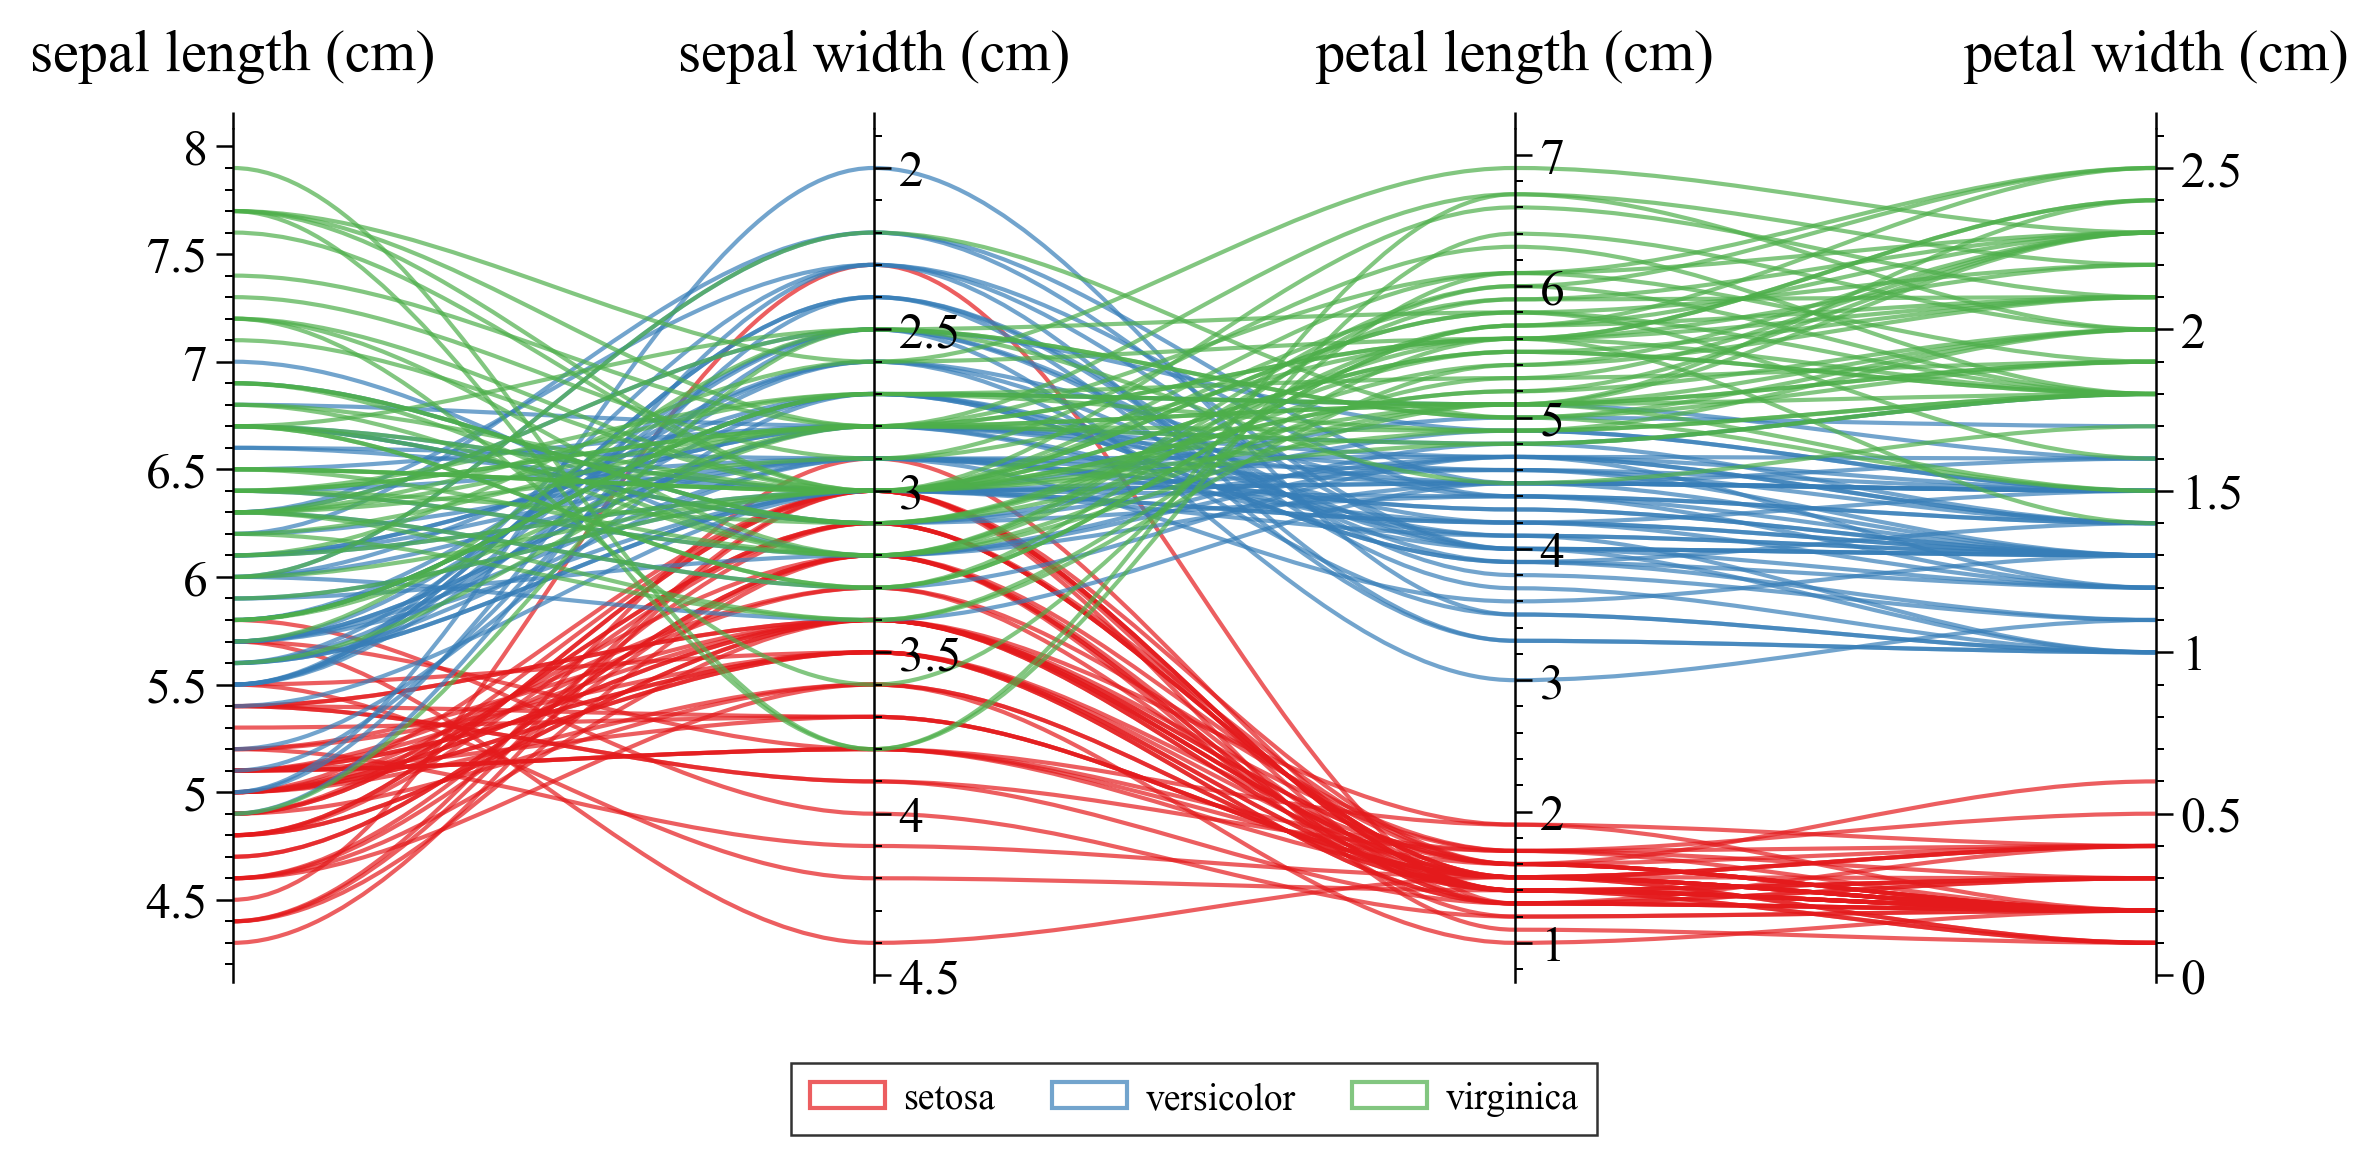

This figure's Python source:
"""
编写时间：2022年4月22日 16：40

作者: 宁海涛，代码运行出错或者因包版本更新出错，请关注微信公众号【DataCharm】进行实时获取更新。
"""

"""
此代码为使用Python-Prolot包进行学术风格图表绘制，绘图语法和Matplotlib有所不同，需注意。
"""


from proplot import rc
rc["font.family"] = "Times New Roman"
rc["axes.labelsize"] = 15
rc["tick.labelsize"] = 12
rc["suptitle.size"] = 15
rc["title.size"] = 14

import matplotlib.pyplot as plt
import proplot as pplt
from matplotlib.path import Path
import matplotlib.patches as patches
import numpy as np
from sklearn import datasets

iris = datasets.load_iris()
ynames = iris.feature_names
ys = iris.data
ymins = ys.min(axis=0)
ymaxs = ys.max(axis=0)
dys = ymaxs - ymins

ymins -= dys * 0.05  # add 5% padding below and above
ymaxs += dys * 0.05

ymaxs[1], ymins[1] = ymins[1], ymaxs[1]  # reverse axis 1 to have less crossings
dys = ymaxs - ymins

# transform all data to be compatible with the main axis
zs = np.zeros_like(ys)
zs[:, 0] = ys[:, 0]
zs[:, 1:] = (ys[:, 1:] - ymins[1:]) / dys[1:] * dys[0] + ymins[0]

fig, host = plt.subplots(figsize=(8,4),facecolor="w")

axes = [host] + [host.twinx() for i in range(ys.shape[1] - 1)]
for i, ax in enumerate(axes):
    ax.grid(False)
    ax.set_ylim(ymins[i], ymaxs[i])
    ax.spines['top'].set_visible(False)
    ax.spines['bottom'].set_visible(False)
    ax.tick_params(axis="x",which ="minor",width=0)
    if ax != host:
        ax.spines['left'].set_visible(False)
        ax.yaxis.set_ticks_position('right')
        ax.spines["right"].set_position(("axes", i / (ys.shape[1] - 1)))
        ax.tick_params(axis="x",top=False)
host.set_xlim(0, ys.shape[1] - 1)
host.set_xticks(range(ys.shape[1]))
host.set_xticklabels(ynames, fontsize=14)
host.tick_params(axis='x', which='major', pad=7)
host.spines['right'].set_visible(False)
# 设置
host.xaxis.tick_top()

colors = plt.cm.Set1.colors
legend_handles = [None for _ in iris.target_names]
for j in range(ys.shape[0]):
    # create bezier curves
    verts = list(zip([x for x in np.linspace(0, len(ys) - 1, len(ys) * 3 - 2, endpoint=True)],
                     np.repeat(zs[j, :], 3)[1:-1]))
    codes = [Path.MOVETO] + [Path.CURVE4 for _ in range(len(verts) - 1)]
    path = Path(verts, codes)
    patch = patches.PathPatch(path, facecolor='none', lw=1, alpha=0.7, edgecolor=colors[iris.target[j]])
    legend_handles[iris.target[j]] = patch
    host.add_patch(patch)
host.legend(legend_handles, iris.target_names,
            loc='lower center', bbox_to_anchor=(0.5, -0.18),
            ncol=len(iris.target_names))
plt.tight_layout()
fig.savefig('\第5章 多变量图形的绘制\图5-5-5 圆滑曲线样式的平行坐标图绘制示例.pdf',bbox_inches='tight')
fig.savefig('\第5章 多变量图形的绘制\图5-5-5 圆滑曲线样式的平行坐标图绘制示例.png', 
            bbox_inches='tight',dpi=300)
plt.show()
